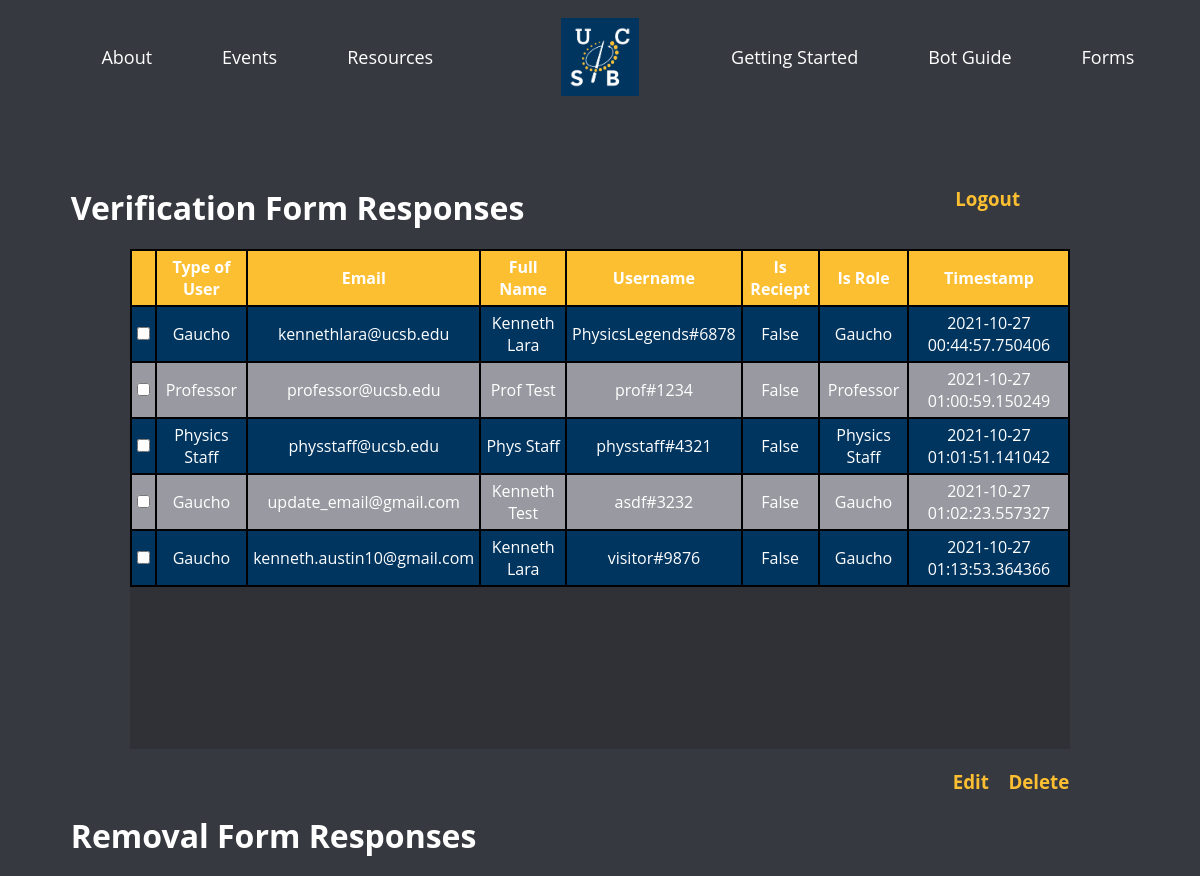
Page /admin/home (signed in, upper part) on the earlier database version.
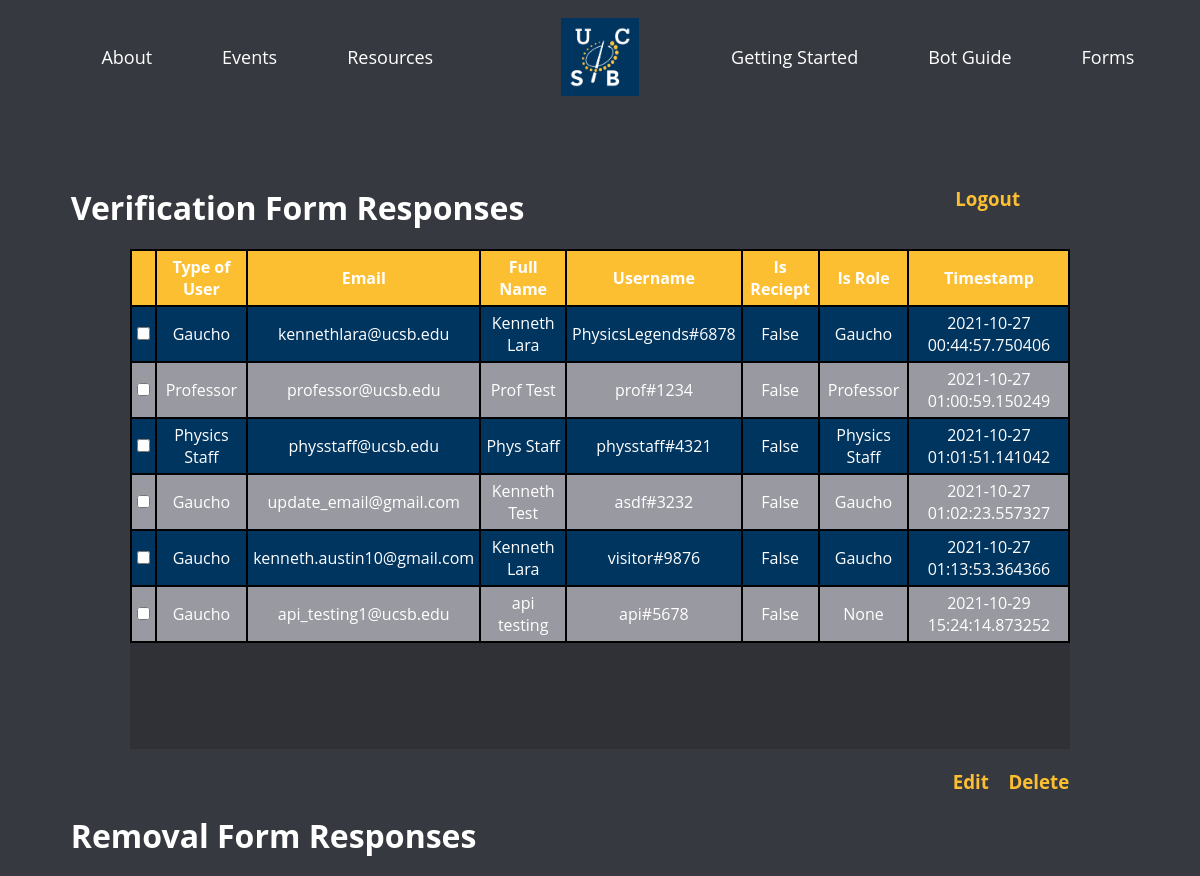
Same page on the later database version.
### website/models.py (models this page shows, shortened)
class Verify(db.Model):
    id = db.Column(db.Integer, primary_key = True)
    type_user = db.Column(db.Text, nullable = False)
    email = db.Column(db.String(120), nullable = False)
    full_name = db.Column(db.String(40), nullable = False)
    username = db.Column(db.String(32), nullable = False)
    isreciept = db.Column(db.Boolean(), nullable = False, default = False)
    isrole = db.Column(db.Text, nullable = True, default = None)
    date_created = db.Column(db.DateTime, nullable = False, default = datetime.utcnow)

### website/routes.py (the view)
@app.route('/admin/home', methods=['GET', 'POST'])
@login_required
def admin_home():
    emoji_list = db.session.query(Emoji.id).all()
    emoji_ids = [entry.id for entry in emoji_list]
    return render_template('admin/admin_home.html', title = 'ADMIN | HOME', verify_data = Verify.query.all(), removal_data = Removal.query.all(),
                            Emoji_data = Emoji.query.all(), ticket_data = Ticket.query.all(), emoji_ids = emoji_ids)

### website/models.py (called while the page is built)
@login_manager.user_loader
def load_user(user_id):
    return Admin.query.get(int(user_id))

### website/templates/admin/admin_home.html (shortened to what this page needs)
{% extends "mainlayout.html" %}
{% block content %}
<link rel="stylesheet" href="{{ url_for('static', filename='admin/admin_home.css') }}">
<div class="admin-home-main">
    <h1>Verification Form Responses</h1>
    <div class="logout">
        <h3><a href="{{ url_for('logout') }}">Logout</a></h3>
    </div>
    <div class="info" id="verify">
        <table>
            <tr>
                <th></th>
                <th>Type of User</th>
                <th>Email</th>
                <th>Full Name</th>
                <th>Username</th>
                <th>Is Reciept</th>
                <th>Is Role</th>
                <th>Timestamp</th>
            </tr>
            {% for user in verify_data %}
                <tr>
                    <td><input type="checkbox" name="" id=""></td>
                    <td>{{  user.type_user  }}</td>
                    <td>{{  user.email  }}</td>
                    <td>{{  user.full_name  }}</td>
                    <td>{{  user.username  }}</td>
                    <td>{{  user.isreciept  }}</td>
                    <td>{{  user.isrole  }}</td>
                    <td>{{  user.date_created  }}</td>
                </tr>
            {% endfor %}
        </table>
    </div>
    <h3 class="button-house"><pre><a href="" class="button">Edit</a>    <a href="" class="button">Delete</a></pre></h3>
    <h1>Removal Form Responses</h1>
</div>
{% endblock %}

### website/templates/mainlayout.html (shortened to what this page needs)
<!DOCTYPE html>
<html>
    <head>
        <link rel="stylesheet" href="{{ url_for('static', filename='mainlayout.css') }}">
    </head>
    <body>
        <div class="header">
            <div class="nav">
                <ul class="leftnav">
                    <li>
                        <a href="{{ url_for('about') }}" class="navbutton">About</a>
                    </li>
                    <li>
                        <a href="{{ url_for('events') }}" class="navbutton">Events</a>
                    </li>
                    <li>
                        <a href="{{ url_for('resources') }}" class="navbutton">Resources</a>
                    </li>
                </ul>
            </div>
            <div class="logo">
                <a  href="{{ url_for('home') }}"><img class="logoimg" src="/static/images/Logo.png" width=200></a>
            </div>
            <div class="nav">
                <ul class="rightnav">
                    <li>
                        <a href="{{ url_for('gettingstarted') }}" class="navbutton">Getting Started</a>
                    </li>
                    <li>
                        <a href="{{ url_for('botguide') }}" class="navbutton">Bot Guide</a>
                    </li>
                    <li>
                        <a href="{{ url_for('forms') }}" class="navbutton">Forms</a>
                    </li>
                </ul>
            </div>
        </div>
        {% block content %}{% endblock %}
    </body>
</html>

### website/static/mainlayout.css (style rules this page uses)
* { margin: 0; padding: 0; color: white; font-family: 'Open Sans', sans-serif; text-decoration: none; }
.header { background-color: #36393f; display:inline-flex; text-decoration: none; align-items: center; width: 100%; }
.nav { margin-left: auto; margin-right: auto; box-sizing: border-box; width: 100%; text-align: center; padding: 10px; font-size: 18px; }
.leftnav, .rightnav { text-decoration-style: none; list-style-type: none; display: inline-flex; }
.navbutton { display:inline-block; position: relative; margin-left: auto; margin-right: auto; padding: 35px; }
.logo { width: 25%; height: 100px; display: inline-block; text-align: center; margin-left: auto; margin-right: auto; }
.logoimg { min-width: 60%; max-width: 60%; height: 100px; object-fit: contain; }
body { background: #36393f; }

### website/static/admin_home.css (style rules this page uses)
.admin-home-main { display: grid; width: 98%; margin-top: 5%; padding: 1%; grid-template-columns: 1fr; gap: 20px; }
.admin-home-main h1 { margin-left: 5%; }
.logout { position: absolute; right: 15%; }
.logout a, .button { color: #fdbf32; }
.info { background: #2f3136; text-align: center; width: 80%; height: 500px; margin: auto; overflow: scroll; }
table { width: 100%; }
table, th, td { border: 2px solid black; border-collapse: collapse; }
th, td { padding: 5px; }
th { background-color: #fdbf32; }
tr:nth-child(even) { background-color: #003560; }
tr:nth-child(odd) { background-color: #9999A1; }
.button-house { margin-left: 80%; }

Differences in the rows shown:
added Verify: type_user "Gaucho", email "api_testing1@ucsb.edu", full_name "api testing", username "api#5678", isreciept "False", isrole "None", date_created "2021-10-29 15:24:14.873252"
